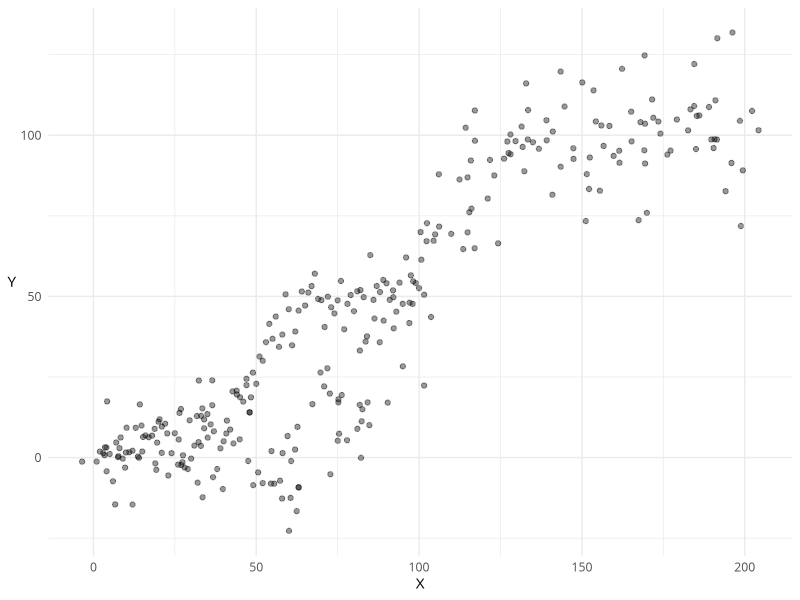
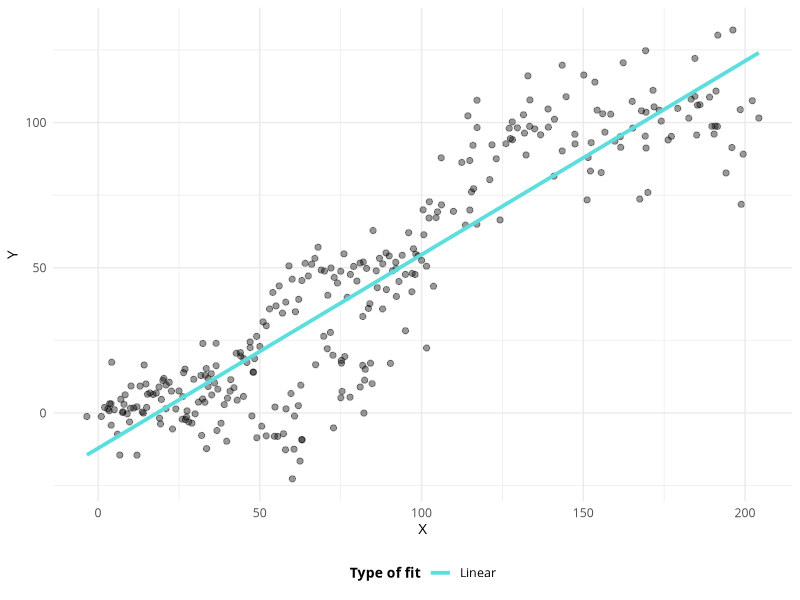
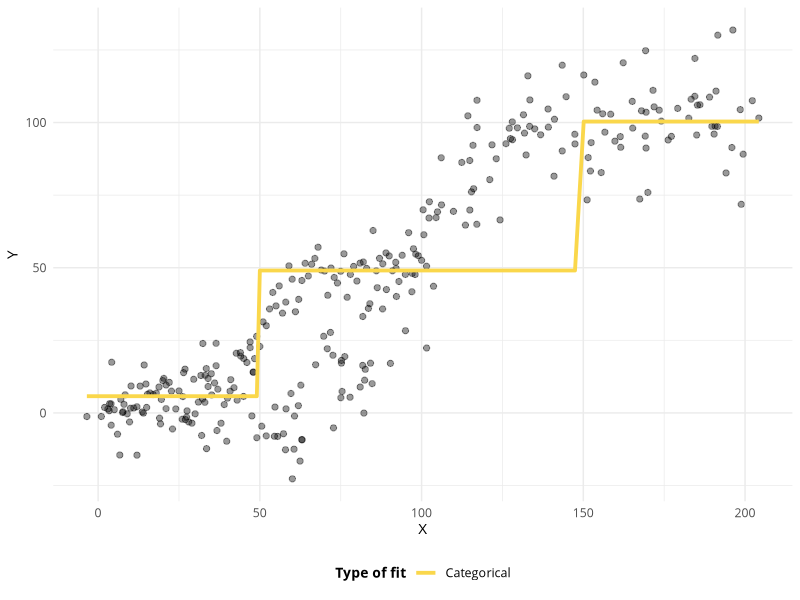
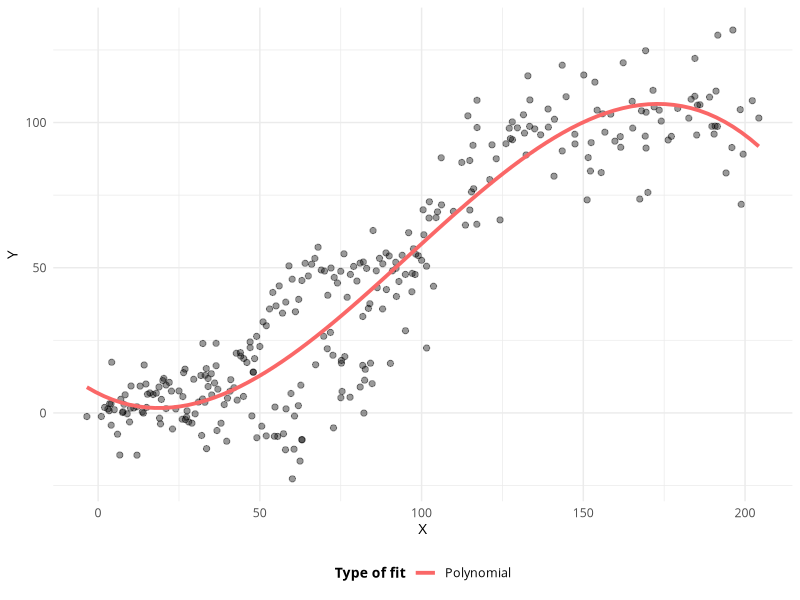
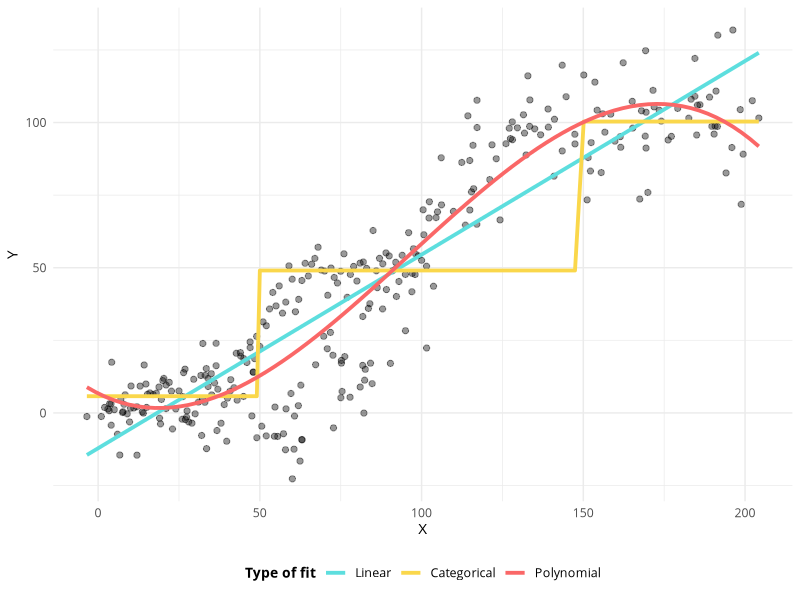
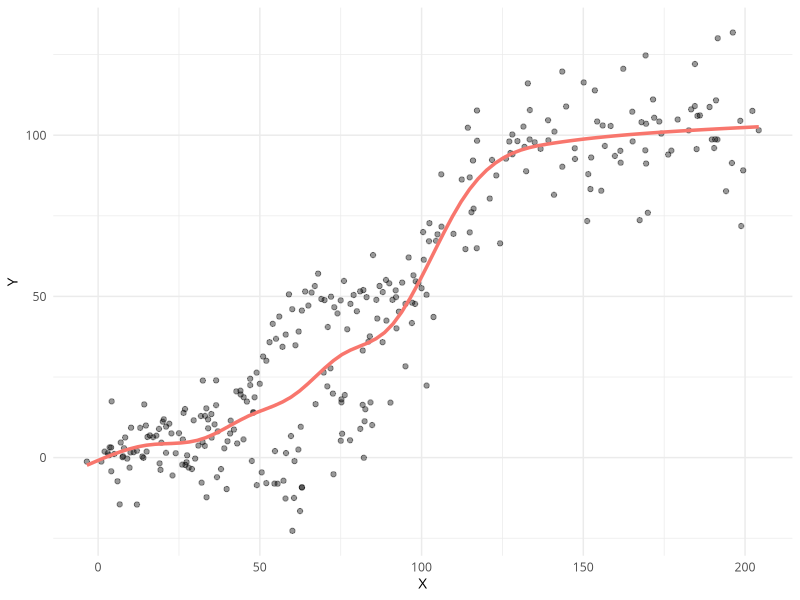

The R source for these figures, in order:
## ---- chunk 1
options(htmltools.dir.version = FALSE)
knitr::opts_chunk$set(
  fig.height=6
  , fig.width=10
  , fig.align = "center"
	, dev.args = list(png = list(type = "cairo"))
)
 
library(Cairo)
library(tidyverse)

theme_set(
  theme_minimal()+
  theme(text = element_text(family = "Open Sans"))
)


set.seed(123)
X <- c(runif(50, 0, 5), 0)
Y <- 2 + (1.5 * X[1:50]) + rnorm(50, 0, 0.5)
Y[51] <- 2
my_data <- data.frame(X, Y)
rm(list = c('X','Y'))
X <- c(2,3,3)
Y <- 2 + (1.5 * X)
Y[2] <- Y[1]
Y[3] <- Y[3] +0.05
dt2 <- data.frame(X, Y)
rm(list = c('X','Y'))
triangle<- data.frame(X=c(2.5, 3.2, 0),
Y = c(4.5, 5.8, 2.9), 
value=c("1", "1.5", "2"),
label= c("1", "\u03B2", "\u03B1" ))
## ---- chunk 2
### Sigmoid function ### create a function to generate sigmoid pattern
sigmoid <- function(x, lower_asymptote, carrying_capacity, growth_rate, time_max) {
  return(lower_asymptote + ((carrying_capacity - lower_asymptote)/(1 + exp(-growth_rate * 
                                                                             (x - time_max)))))
}
X <- 1:100
X <- c(X, X+rnorm(X,X,2), X+rnorm(X, X, 5))
Y <- sigmoid(1:100, 1, 50, 0.2, 50) + rnorm(100, 0, 5)
Y <- c(Y, Y+rnorm(Y, Y, 3), Y+rnorm(Y, Y, 8))
dt<-data.frame(X,Y)
dt$cat<-factor(ifelse(dt$X<50, "a", ifelse(dt$X <150, "b", "c")))
dt$cat_pred<-predict(lm(dt$Y ~ dt$cat))


ggplot(dt, aes(y=Y, x=X))+
  geom_point(size=1.5, alpha=0.4)+
  theme(axis.title.y = element_text(vjust = 0.5,angle=0))

## ---- chunk 3
ggplot(dt, aes(y=Y, x=X))+
  geom_point(size=1.8, alpha=0.4)+
  geom_smooth(aes(col="A"), method = "lm",  se=FALSE, size=1.3)+
  #geom_line(aes(y=cat_pred, col="B"),  size=1.3)+
  #geom_smooth(aes(col="C"), method = "lm", formula= y~poly(x, 3),  se=FALSE, size=1.3)+
  scale_color_manual(values = c("#5DDEDE", "#FAD74B" ,"#FA6767"),
                     labels= factor(x=c("A", "B", "C"), levels=c("A", "B", "C"), labels=c("Linear", "Categorical", "Polynomial"), ordered=TRUE)
                     , name="Type of fit")+
  #ggtitle("Varying approximations for non-linear relationships")+
  theme(legend.position = "bottom",
        legend.title = element_text(face="bold", size=10),
        legend.text = element_text(size=9),
        plot.title = element_text(size = 12, face="bold") )
## ---- chunk 4
ggplot(dt, aes(y=Y, x=X))+
  geom_point(size=1.8, alpha=0.4)+
  #geom_smooth(aes(col="A"), method = "lm",  se=FALSE, size=1.3)+
  geom_line(aes(y=cat_pred, col="B"),  size=1.3)+
  #geom_smooth(aes(col="C"), method = "lm", formula= y~poly(x, 3),  se=FALSE, size=1.3)+
  scale_color_manual(values = c("#FAD74B" ,"#FA6767"),
                     labels= factor(x=c("B", "C"), levels=c("B", "C"), labels=c("Categorical", "Polynomial"), ordered=TRUE)
                     , name="Type of fit")+
  #ggtitle("Varying approximations for non-linear relationships")+
  theme(legend.position = "bottom",
        legend.title = element_text(face="bold", size=10),
        legend.text = element_text(size=9),
        plot.title = element_text(size = 12, face="bold") )
## ---- chunk 5
ggplot(dt, aes(y=Y, x=X))+
  geom_point(size=1.8, alpha=0.4)+
  #geom_smooth(aes(col="A"), method = "lm",  se=FALSE, size=1.3)+
  #geom_line(aes(y=cat_pred, col="B"),  size=1.3)+
  geom_smooth(aes(col="C"), method = "lm", formula= y~poly(x, 3),  se=FALSE, size=1.3)+
  scale_color_manual(values = c("#FA6767"),
                     labels= factor(x=c("C"), levels=c("C"), labels=c("Polynomial"), ordered=TRUE)
                     , name="Type of fit")+
  #ggtitle("Varying approximations for non-linear relationships")+
  theme(legend.position = "bottom",
        legend.title = element_text(face="bold", size=10),
        legend.text = element_text(size=9),
        plot.title = element_text(size = 12, face="bold") )
## ---- chunk 6
ggplot(dt, aes(y=Y, x=X))+
  geom_point(size=1.8, alpha=0.4)+
  geom_smooth(aes(col="A"), method = "lm",  se=FALSE, size=1.3)+
  geom_line(aes(y=cat_pred, col="B"),  size=1.3)+
  geom_smooth(aes(col="C"), method = "lm", formula= y~poly(x, 3),  se=FALSE, size=1.3)+
  scale_color_manual(values = c("#5DDEDE", "#FAD74B" ,"#FA6767"),
                     labels= factor(x=c("A", "B", "C"), levels=c("A", "B", "C"), labels=c("Linear", "Categorical", "Polynomial"), ordered=TRUE)
                     , name="Type of fit")+
  #ggtitle("Varying approximations for non-linear relationships")+
  theme(legend.position = "bottom",
        legend.title = element_text(face="bold", size=10),
        legend.text = element_text(size=9),
        plot.title = element_text(size = 12, face="bold") )
## ---- chunk 7
library(splines)
ggplot(dt, aes(y=Y, x=X))+
  geom_point(size=1.5, alpha=0.4)+
  geom_smooth(aes(col="A"), method = "lm", formula = y~ns(x,10), se=FALSE, size=1.2, show.legend = FALSE)
## ---- chunk 8
library(mgcv)
my_gam <- gam(Y ~ s(X, bs="cr"), data=dt)
## ---- chunk 9
summary(my_gam)
